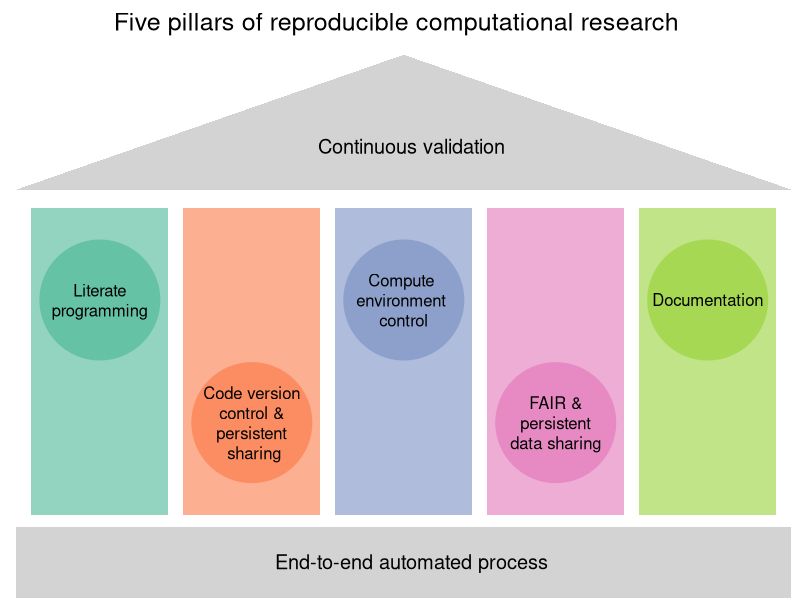
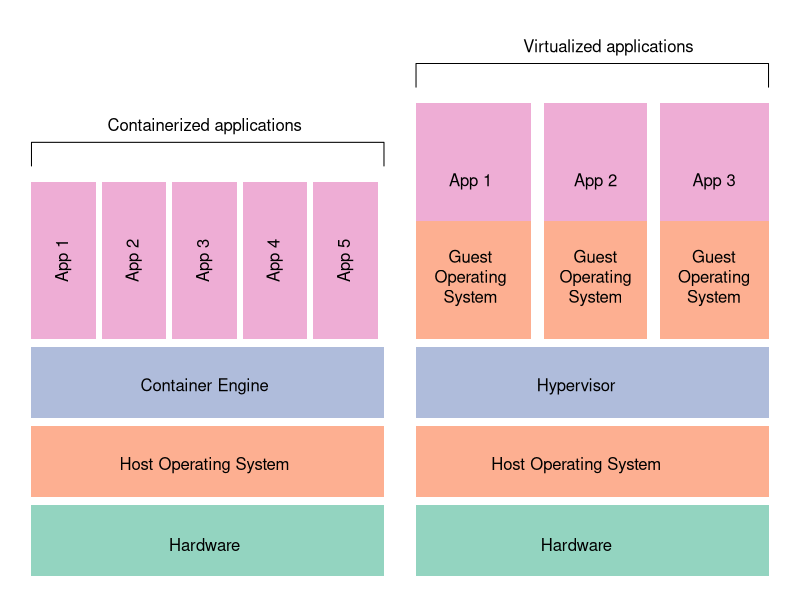

The R source for these figures, in order:
## ---- chunk 1

par(mar = c(0.1,0.1,0.1,0.1))

library("RColorBrewer")
cols <- brewer.pal(5, "Set2")
cols2 <- adjustcolor( cols, alpha.f = 0.7)
plot(0,type='n',axes=FALSE,ann=FALSE, xlim=c(0, 9.7), ylim=c(0, 9))
polygon(c(0,1.8,1.8,0),c(1,1,6,6), col=cols2[1], border = NA)
polygon(c(2,3.8,3.8,2),c(1,1,6,6), col=cols2[2], border = NA)
polygon(c(4,5.8,5.8,4),c(1,1,6,6), col=cols2[3], border = NA)
polygon(c(6,7.8,7.8,6),c(1,1,6,6), col=cols2[4], border = NA)
polygon(c(8,9.8,9.8,8),c(1,1,6,6), col=cols2[5], border = NA)
polygon(c(-0.2,10,10,-0.2),c(-0.4,-0.4,0.8,0.8),col="lightgray", border = NA)
polygon(c(-0.2,4.9,10),c(6.3,8.5,6.3),col="lightgray", border = NA)
points( c(0.9,2.9,4.9,6.9,8.9) , c(4.5,2.5,4.5,2.5,4.5), pch=19,cex=16,col=cols )
text(4.8,9,lab="Five pillars of reproducible computational research", cex=1.5)


labs <- c("Literate\nprogramming",
  "Code version\ncontrol &\npersistent\n sharing",
  "Compute \nenvironment \ncontrol",
  "FAIR &\npersistent\ndata sharing",
  "Documentation")

text( c(0.9,2.9,4.9,6.9,8.9) , c(4.5,2.5,4.5,2.5,4.5) , lab=labs)
text( 5 , 0.2 , lab="End-to-end automated process",cex=1.2)
text(5,7,lab="Continuous validation",cex=1.2)

## ---- chunk 2

library("RColorBrewer")
par(mar = c(0.1,0.1,0.1,0.1))
cols <- brewer.pal(5, "Set2")
cols2 <- adjustcolor( cols, alpha.f = 0.7)
plot(0,type='n',axes=FALSE,ann=FALSE, xlim=c(0, 11.5), ylim=c(0, 7))

polygon(c(0,5.5,5.5,0),c(0,0,0.9,0.9), col=cols2[1], border = NA)
polygon(c(0,5.5,5.5,0),c(1,1,1.9,1.9), col=cols2[2], border = NA)
polygon(c(0,5.5,5.5,0),c(2,2,2.9,2.9), col=cols2[3], border = NA)

polygon(c(0,1,1,0),c(3,3,5,5), col=cols2[4], border = NA)
polygon(c(1.1,2.1,2.1,1.1),c(3,3,5,5), col=cols2[4], border = NA)
polygon(c(2.2,3.2,3.2,2.2),c(3,3,5,5), col=cols2[4], border = NA)
polygon(c(3.3,4.3,4.3,3.3),c(3,3,5,5), col=cols2[4], border = NA)
polygon(c(4.4,5.4,5.4,4.4),c(3,3,5,5), col=cols2[4], border = NA)

labs1 <- c("Hardware","Host Operating System","Container Engine")
text(c(2.7,2.7,2.7),c(0.4,1.4,2.4),labels=labs1)

labs2 <- c("App 1","App 2","App 3","App 4","App 5")
text(c(0.5,1.6,2.7,3.8,4.9) ,c(4,4,4,4,4), labels=labs2,srt=90)

lines(c(0,0,5.5,5.5),c(5.2,5.5,5.5,5.2)  )
text(2.7,5.7,labels="Containerized applications")

polygon(c(6,11.5,11.5,6),c(0,0,0.9,0.9), col=cols2[1], border = NA)
polygon(c(6,11.5,11.5,6),c(1,1,1.9,1.9), col=cols2[2], border = NA)
polygon(c(6,11.5,11.5,6),c(2,2,2.9,2.9), col=cols2[3], border = NA)

labs3 <- c("Hardware","Host Operating System","Hypervisor")
text(c(8.5,8.5,8.5),c(0.4,1.4,2.4),labels=labs3)

polygon(c(6,7.8,7.8,6),c(3,3,4.5,4.5), col=cols2[2], border = NA)
polygon(c(8,9.6,9.6,8),c(3,3,4.5,4.5), col=cols2[2], border = NA)
polygon(c(9.8,11.5,11.5,9.8),c(3,3,4.5,4.5), col=cols2[2], border = NA)

text(c(6.85,8.8,10.65),c(3.8,3.8,3.8),labels="Guest\nOperating\nSystem")

polygon(c(6,7.8,7.8,6),c(4.5,4.5,6,6), col=cols2[4], border = NA)
polygon(c(8,9.6,9.6,8),c(4.5,4.5,6,6), col=cols2[4], border = NA)
polygon(c(9.8,11.5,11.5,9.8),c(4.5,4.5,6,6), col=cols2[4], border = NA)

text(c(6.85,8.8,10.65),c(5,5,5),labels=labs2[1:3])

lines(c(6,6,11.5,11.5),c(6.2,6.5,6.5,6.2)  )
text(9,6.7,labels="Virtualized applications")

## ---- chunk 3

data(iris)
numspecies <- length(unique(iris$Species))

# ifelse test
if ( numspecies == 3) {
  print("Iris data describes three species")
} else {
  stop("Iris data doesn't describe three species")
}

# testthat test
library(testthat)
data(iris)
testthat::expect_equal(numspecies, 3)
